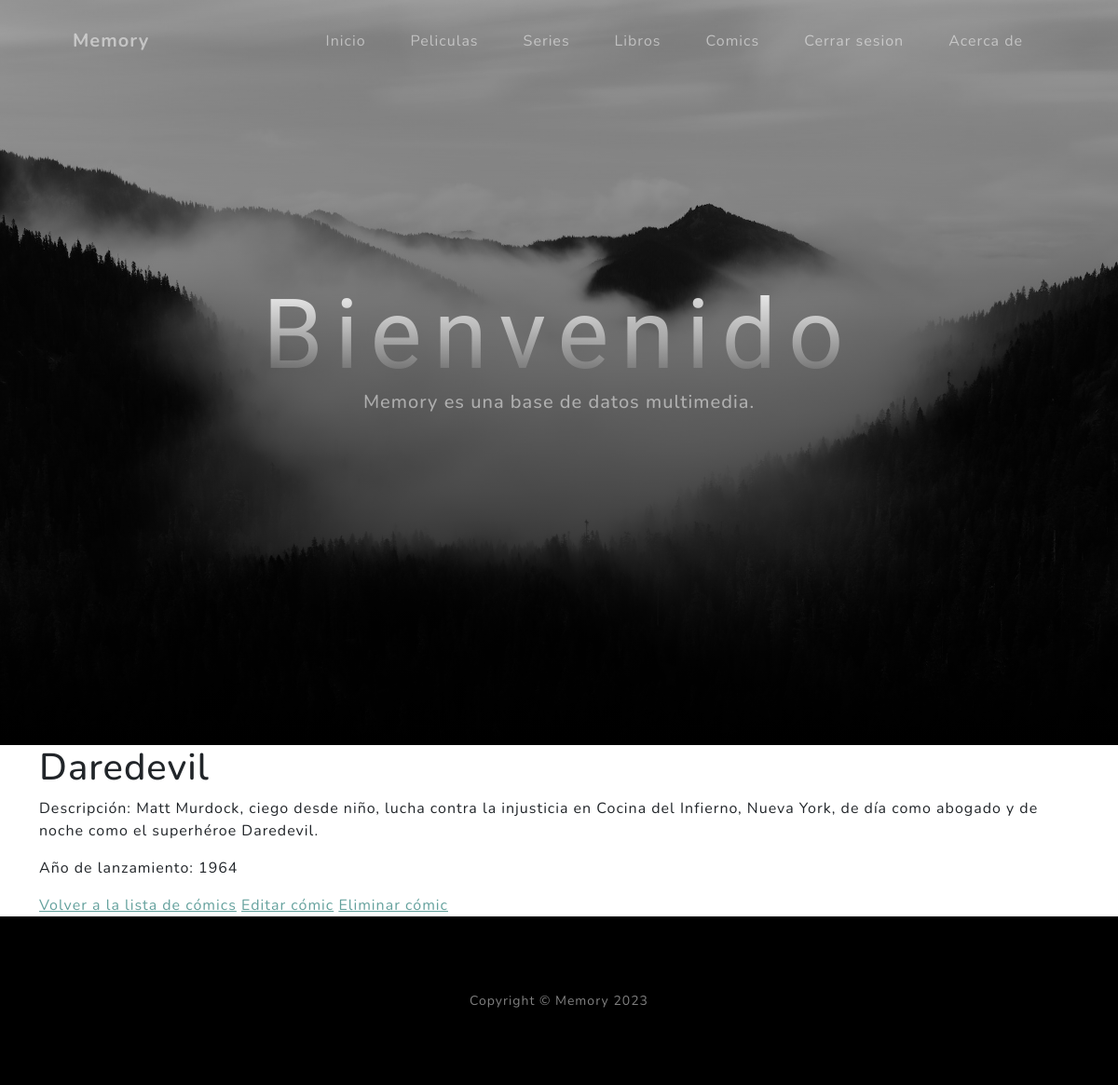
Screenshot of /comics/1/ (signed in) with the database file from the repository.
### core/models.py (models this page shows, shortened)
class Comic(models.Model):
    title = models.CharField(max_length=200)
    description = models.TextField()
    release_year = models.IntegerField()

### core/views.py (the view)
# urls.py: path('comics/<int:pk>/', views.comic_detail, name='comic_detail'),
@login_required
def comic_detail(request, pk):
    comic = get_object_or_404(Comic, pk=pk)
    return render(request, 'core/comic_detail.html', {'comic': comic})

### core/templates/core/comic_detail.html (shortened to what this page needs)
{% extends 'core/base.html' %}
{% block content %}
    <h1>{{ comic.title }}</h1>
    <p>Descripción: {{ comic.description }}</p>
    <p>Año de lanzamiento: {{ comic.release_year }}</p>
    <a href="{% url 'comic_list' %}">Volver a la lista de cómics</a>
    <a href="{% url 'comic_update' pk=comic.pk %}">Editar cómic</a>
    <a href="{% url 'comic_delete' pk=comic.pk %}">Eliminar cómic</a>
{% endblock %}

### rows the page displays
Comic: title "Daredevil", description "Matt Murdock, ciego desde niño, lucha contra la injusticia en Cocina del Infierno, Nueva York, de día como abogado y de noche como el superhéroe Daredevil.", release_year "1964"
